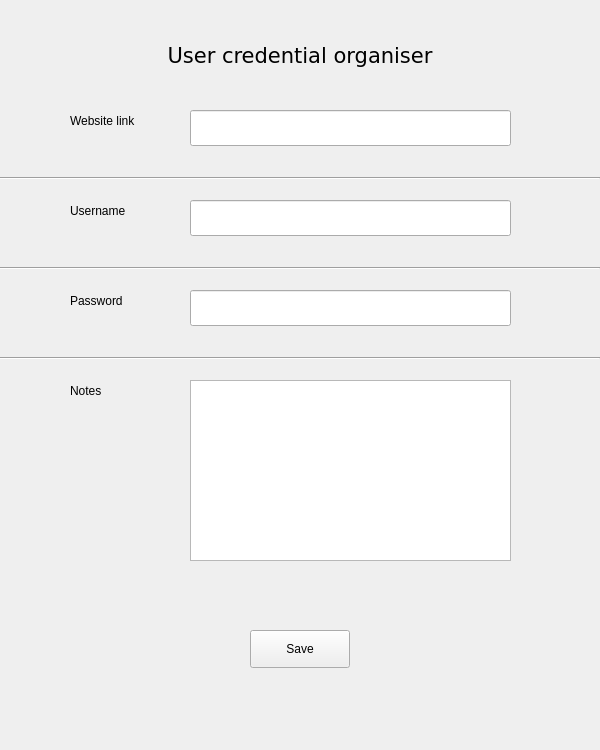
<?xml version="1.0" encoding="UTF-8"?>
<ui version="4.0">
 <class>MainWindow</class>
 <widget class="QMainWindow" name="MainWindow">
  <property name="geometry">
   <rect>
    <x>0</x>
    <y>0</y>
    <width>600</width>
    <height>750</height>
   </rect>
  </property>
  <property name="windowTitle">
   <string>MainWindow</string>
  </property>
  <widget class="QWidget" name="centralwidget">
   <widget class="QLineEdit" name="urlTextBox">
    <property name="geometry">
     <rect>
      <x>190</x>
      <y>110</y>
      <width>321</width>
      <height>36</height>
     </rect>
    </property>
   </widget>
   <widget class="QLineEdit" name="usernameTextBox">
    <property name="geometry">
     <rect>
      <x>190</x>
      <y>200</y>
      <width>321</width>
      <height>36</height>
     </rect>
    </property>
   </widget>
   <widget class="QLabel" name="label">
    <property name="geometry">
     <rect>
      <x>70</x>
      <y>110</y>
      <width>101</width>
      <height>22</height>
     </rect>
    </property>
    <property name="text">
     <string>Website link</string>
    </property>
   </widget>
   <widget class="QLabel" name="label_2">
    <property name="geometry">
     <rect>
      <x>70</x>
      <y>200</y>
      <width>101</width>
      <height>22</height>
     </rect>
    </property>
    <property name="text">
     <string>Username</string>
    </property>
   </widget>
   <widget class="QLabel" name="label_3">
    <property name="geometry">
     <rect>
      <x>70</x>
      <y>290</y>
      <width>101</width>
      <height>22</height>
     </rect>
    </property>
    <property name="text">
     <string>Password</string>
    </property>
   </widget>
   <widget class="QPlainTextEdit" name="notesTextBox">
    <property name="geometry">
     <rect>
      <x>190</x>
      <y>380</y>
      <width>321</width>
      <height>181</height>
     </rect>
    </property>
   </widget>
   <widget class="QLabel" name="label_4">
    <property name="geometry">
     <rect>
      <x>70</x>
      <y>380</y>
      <width>131</width>
      <height>22</height>
     </rect>
    </property>
    <property name="text">
     <string>Notes</string>
    </property>
   </widget>
   <widget class="QPushButton" name="saveButton">
    <property name="geometry">
     <rect>
      <x>250</x>
      <y>630</y>
      <width>100</width>
      <height>38</height>
     </rect>
    </property>
    <property name="text">
     <string>Save</string>
    </property>
   </widget>
   <widget class="Line" name="line">
    <property name="geometry">
     <rect>
      <x>0</x>
      <y>170</y>
      <width>600</width>
      <height>16</height>
     </rect>
    </property>
    <property name="orientation">
     <enum>Qt::Horizontal</enum>
    </property>
   </widget>
   <widget class="Line" name="line_2">
    <property name="geometry">
     <rect>
      <x>0</x>
      <y>260</y>
      <width>600</width>
      <height>16</height>
     </rect>
    </property>
    <property name="orientation">
     <enum>Qt::Horizontal</enum>
    </property>
   </widget>
   <widget class="Line" name="line_3">
    <property name="geometry">
     <rect>
      <x>0</x>
      <y>350</y>
      <width>600</width>
      <height>16</height>
     </rect>
    </property>
    <property name="orientation">
     <enum>Qt::Horizontal</enum>
    </property>
   </widget>
   <widget class="QLabel" name="label_5">
    <property name="geometry">
     <rect>
      <x>0</x>
      <y>40</y>
      <width>600</width>
      <height>31</height>
     </rect>
    </property>
    <property name="font">
     <font>
      <family>DejaVu Sans</family>
      <pointsize>16</pointsize>
     </font>
    </property>
    <property name="text">
     <string>User credential organiser</string>
    </property>
    <property name="alignment">
     <set>Qt::AlignCenter</set>
    </property>
   </widget>
   <widget class="QLineEdit" name="passwordTextBox">
    <property name="geometry">
     <rect>
      <x>190</x>
      <y>290</y>
      <width>321</width>
      <height>36</height>
     </rect>
    </property>
   </widget>
  </widget>
 </widget>
 <resources/>
 <connections/>
</ui>
